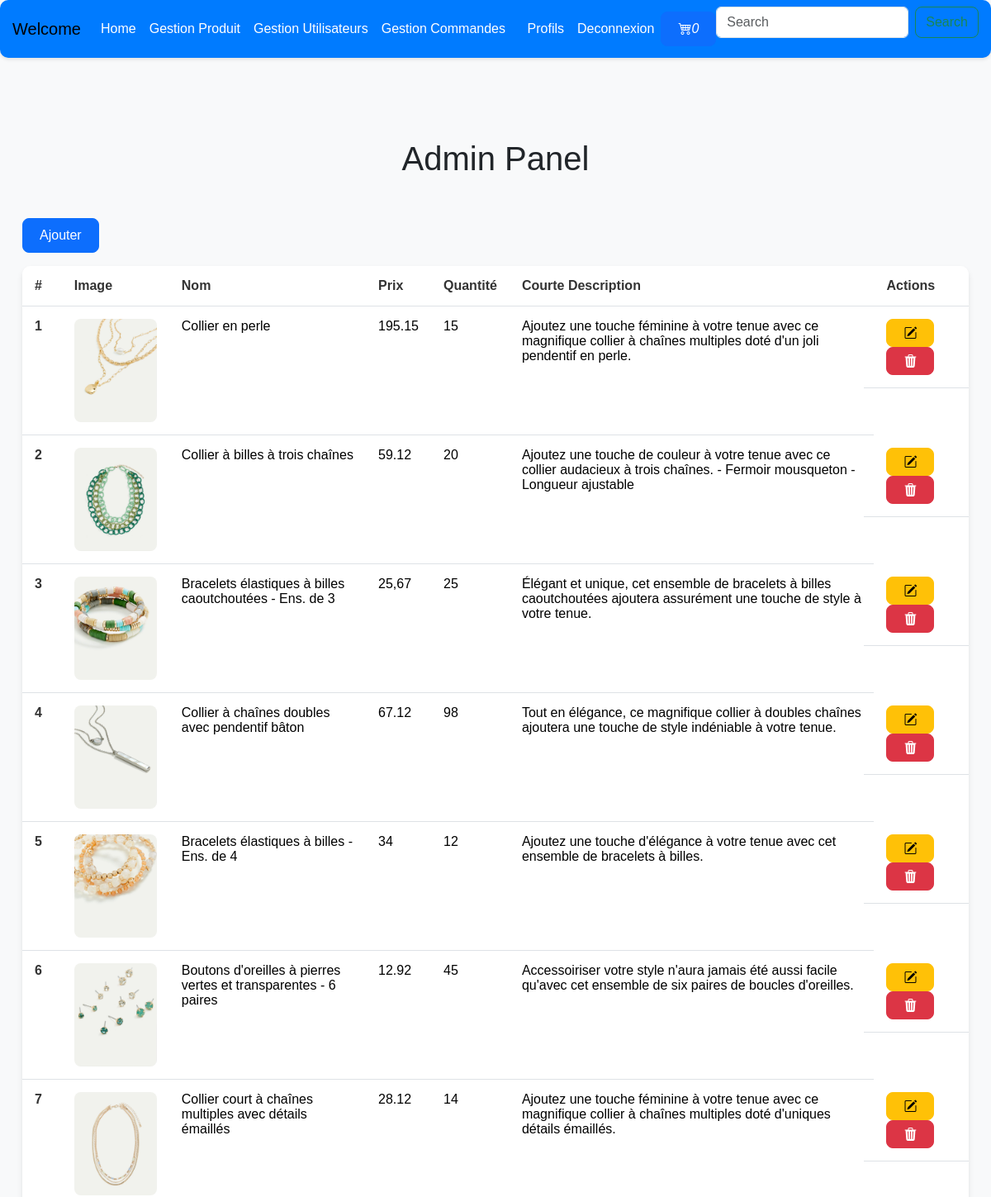
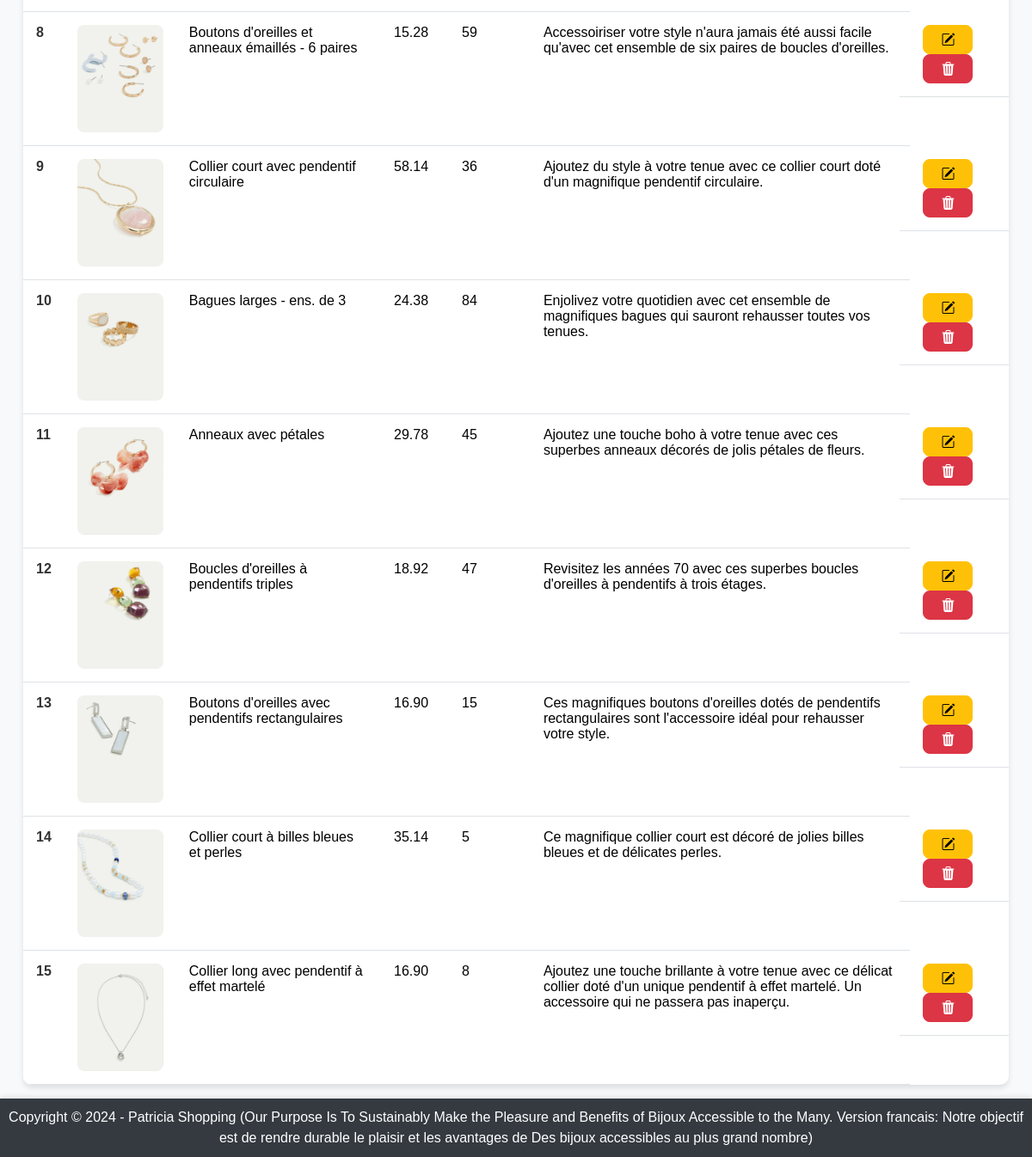
/bijouxs/admin (signed in), run on the app's committed database (2 pictures, top to bottom).
### tables this page shows
CREATE TABLE IF NOT EXISTS `image` (
  `id_image` int NOT NULL AUTO_INCREMENT,
  `id_bijoux` int DEFAULT NULL,
  `chemin_image` text,
  PRIMARY KEY (`id_image`),
  KEY `fk_image_film` (`id_bijoux`)
);

CREATE TABLE IF NOT EXISTS `bijoux` (
  `id_bijoux` int NOT NULL AUTO_INCREMENT,
  `nom` varchar(100) NOT NULL,
  `prix` varchar(10) NOT NULL,
  `description` text,
  `courte_description` varchar(255) DEFAULT NULL,
  `quantite` int DEFAULT NULL,
  PRIMARY KEY (`id_bijoux`)
);

### app/Controllers.php (called while the page is built, shortened)
<?php
abstract class Controllers
{
    public function render($fichier, $data = [])
    {
        extract($data);
        include_once ROOT . "views/" . lcfirst(get_class($this)) . "/" . $fichier . ".php";
        include_once ROOT . "views/layout/default.php";
    }
}
?>

### autoload.php (called while the page is built, shortened)
<?php
function autoload($class) {
    $chemins=[ROOT."app/",ROOT."controllers/",ROOT."models/"];
}
?>

### models/Bijoux.php (called while the page is built, shortened)
<?php
class Bijoux extends Model
{
    public function __construct()
    {
        $this->table = "bijoux";
    }
    public function getAllBijoux()
    {
        $this->sql = "select b.*,i.chemin_image from  $this->table
                      b left join Image i  on b.id_bijoux = i.id_bijoux";
        return $this->getLines();
    }
}

### app/Model.php (called while the page is built, shortened)
<?php
require_once ROOT . "app/configs/connexion.php";
abstract class Model
{
    protected $sql;
    public function getLines($params = [], $uneSeuleLigne = false)
    {
        global $oPDO;
        $stmt = $oPDO->prepare($this->sql);
        $resultat = $stmt->execute();
        return $uneSeuleLigne ?
            $stmt->fetch(PDO::FETCH_OBJ) :
            $stmt->fetchAll(PDO::FETCH_OBJ);
    }
}

### views/bijouxs/admin.php (the view, shortened to what this page needs)
<!DOCTYPE html>
<html lang="en">
<head>
    <link href="https://cdn.jsdelivr.net/npm/bootstrap@5.3.3/dist/css/bootstrap.min.css" rel="stylesheet">
    <link rel="stylesheet" href="https://cdn.jsdelivr.net/npm/bootstrap-icons@1.11.3/font/bootstrap-icons.min.css">
</head>
<body>
<div class="container-fluid">
    <h1 class="text-center my-5">Admin Panel</h1>
    <div class="mb-3">
        <a class="btn btn-primary" href=<?= URI . "bijouxs/ajouter" ?>>Ajouter</a>
    </div>
    <table class="table">
        <thead>
        <tr>
            <th scope="col">#</th>
            <th scope="col">Image</th>
            <th scope="col">Nom</th>
            <th scope="col">Prix</th>
            <th scope="col">Quantité</th>
            <th scope="col">Courte Description</th>
            <th scope="col">Actions</th>
        </tr>
        </thead>
        <tbody>
        <?php
        $cpt = 1;
        foreach ($bijouxs as $bijoux) {
            ?>
            <tr>
                <th scope="row"><?= $cpt++; ?></th>
                <td><img src="<?=
                    (isset($bijoux->chemin_image)) ?
                        URI . $bijoux->chemin_image :
                        URI . "assets/image.jpeg";
                    ?>" alt="..."></td>
                <td><?= $bijoux->nom; ?></td>
                <td><?= $bijoux->prix; ?></td>
                <td><?= $bijoux->quantite; ?></td>
                <td><?= $bijoux->courte_description; ?></td>
                <td class="row">
                    <div class="col">
                        <a class="btn btn-warning" href="<?= URI . "bijouxs/modifier/$bijoux->id_bijoux"; ?>"><i class="bi bi-pencil-square"></i></a>
                    </div>
                    <div class="col">
                        <a class="btn btn-danger" href="<?= URI . "bijouxs/supprimer/$bijoux->id_bijoux"; ?>"><i class="bi bi-trash3-fill"></i></a>
                    </div>
                </td>
            </tr>
            <?php
        }
        ?>
        </tbody>
    </table>
</div>
</body>
</html>

### views/layout/header.php (style rules this page uses)
.btn-primary { background-color: #28a745; border-color: #28a745; transition: background-color 0.3s, border-color 0.3s; border-radius: 8px; }

### views/bijouxs/admin.php (style rules this page uses)
body { font-family: Arial, sans-serif; background-color: #f8f9fa; }
.container-fluid { padding-right: 15px; padding-left: 15px; margin-right: auto; margin-left: auto; }
.btn-primary, .btn-warning, .btn-danger { padding: 8px 20px; font-size: 1rem; }
.table { background-color: #fff; border-radius: 10px; box-shadow: 0 4px 6px rgba(0, 0, 0, 0.1); overflow: hidden; }
.table th, .table td { border-top: none; }
.table th { font-weight: bold; color: #333; }
.table th, .table td { padding: 15px; }
.table img { max-width: 100px; height: auto; border-radius: 8px; }
.btn { border-radius: 8px; transition: background-color 0.3s ease; }

### data on the page
image: chemin_image (picture), id_bijoux.nom "Collier en perle", id_bijoux.prix "195.15", id_bijoux.quantite "15", id_bijoux.courte_description "Ajoutez une touche féminine à votre tenue avec ce magnifique collier à chaînes multiples doté d'un joli pendentif en perle."
image: chemin_image (picture), id_bijoux.nom "Collier à billes à trois chaînes", id_bijoux.prix "59.12", id_bijoux.quantite "20", id_bijoux.courte_description "Ajoutez une touche de couleur à votre tenue avec ce collier audacieux à trois chaînes. - Fermoir mousqueton - Longueur ajustable"
image: chemin_image (picture), id_bijoux.nom "Bracelets élastiques à billes caoutchoutées - Ens. de 3", id_bijoux.prix "25,67", id_bijoux.quantite "25", id_bijoux.courte_description "Élégant et unique, cet ensemble de bracelets à billes caoutchoutées ajoutera assurément une touche de style à votre tenue."
image: chemin_image (picture), id_bijoux.nom "Collier à chaînes doubles avec pendentif bâton", id_bijoux.prix "67.12", id_bijoux.quantite "98", id_bijoux.courte_description "Tout en élégance, ce magnifique collier à doubles chaînes ajoutera une touche de style indéniable à votre tenue."
image: chemin_image (picture), id_bijoux.nom "Bracelets élastiques à billes - Ens. de 4", id_bijoux.prix "34", id_bijoux.quantite "12", id_bijoux.courte_description "Ajoutez une touche d'élégance à votre tenue avec cet ensemble de bracelets à billes."
image: chemin_image (picture), id_bijoux.nom "Boutons d'oreilles à pierres vertes et transparentes - 6 paires", id_bijoux.prix "12.92", id_bijoux.quantite "45", id_bijoux.courte_description "Accessoiriser votre style n'aura jamais été aussi facile qu'avec cet ensemble de six paires de boucles d'oreilles."
image: chemin_image (picture), id_bijoux.nom "Collier court à chaînes multiples avec détails émaillés", id_bijoux.prix "28.12", id_bijoux.quantite "14", id_bijoux.courte_description "Ajoutez une touche féminine à votre tenue avec ce magnifique collier à chaînes multiples doté d'uniques détails émaillés."
image: chemin_image (picture), id_bijoux.nom "Boutons d'oreilles et anneaux émaillés - 6 paires", id_bijoux.prix "15.28", id_bijoux.quantite "59", id_bijoux.courte_description "Accessoiriser votre style n'aura jamais été aussi facile qu'avec cet ensemble de six paires de boucles d'oreilles."
image: chemin_image (picture), id_bijoux.nom "Collier court avec pendentif circulaire", id_bijoux.prix "58.14", id_bijoux.quantite "36", id_bijoux.courte_description "Ajoutez du style à votre tenue avec ce collier court doté d'un magnifique pendentif circulaire."
image: chemin_image (picture), id_bijoux.nom "Bagues larges - ens. de 3", id_bijoux.prix "24.38", id_bijoux.quantite "84", id_bijoux.courte_description "Enjolivez votre quotidien avec cet ensemble de magnifiques bagues qui sauront rehausser toutes vos tenues."
image: chemin_image (picture), id_bijoux.nom "Anneaux avec pétales", id_bijoux.prix "29.78", id_bijoux.quantite "45", id_bijoux.courte_description "Ajoutez une touche boho à votre tenue avec ces superbes anneaux décorés de jolis pétales de fleurs."
image: chemin_image (picture), id_bijoux.nom "Boucles d'oreilles à pendentifs triples", id_bijoux.prix "18.92", id_bijoux.quantite "47", id_bijoux.courte_description "Revisitez les années 70 avec ces superbes boucles d'oreilles à pendentifs à trois étages."
image: chemin_image (picture), id_bijoux.nom "Boutons d'oreilles avec pendentifs rectangulaires", id_bijoux.prix "16.90", id_bijoux.quantite "15", id_bijoux.courte_description "Ces magnifiques boutons d'oreilles dotés de pendentifs rectangulaires sont l'accessoire idéal pour rehausser votre style."
image: chemin_image (picture), id_bijoux.nom "Collier court à billes bleues et perles", id_bijoux.prix "35.14", id_bijoux.quantite "5", id_bijoux.courte_description "Ce magnifique collier court est décoré de jolies billes bleues et de délicates perles."
image: chemin_image (picture), id_bijoux.nom "Collier long avec pendentif à effet martelé", id_bijoux.prix "16.90", id_bijoux.quantite "8", id_bijoux.courte_description "Ajoutez une touche brillante à votre tenue avec ce délicat collier doté d'un unique pendentif à effet martelé. Un accessoire qui ne passera pas inaperçu."
